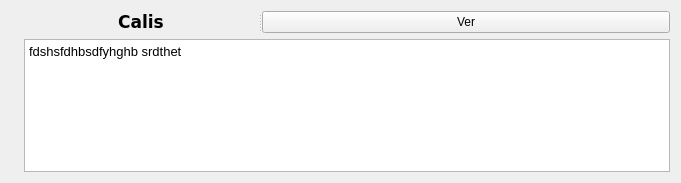
<?xml version="1.0" encoding="UTF-8"?>
<ui version="4.0">
 <class>Lugar</class>
 <widget class="QWidget" name="Lugar">
  <property name="geometry">
   <rect>
    <x>0</x>
    <y>0</y>
    <width>681</width>
    <height>183</height>
   </rect>
  </property>
  <property name="windowTitle">
   <string>Form</string>
  </property>
  <property name="autoFillBackground">
   <bool>false</bool>
  </property>
  <layout class="QFormLayout" name="formLayout">
   <item row="0" column="0">
    <widget class="QLabel" name="label_foto">
     <property name="text">
      <string/>
     </property>
     <property name="pixmap">
      <pixmap>../Pictures/mad.png</pixmap>
     </property>
    </widget>
   </item>
   <item row="0" column="1">
    <layout class="QVBoxLayout" name="verticalLayout">
     <item>
      <widget class="QSplitter" name="splitter">
       <property name="orientation">
        <enum>Qt::Horizontal</enum>
       </property>
       <widget class="QLabel" name="label_nombre">
        <property name="font">
         <font>
          <family>DejaVu Sans</family>
          <pointsize>13</pointsize>
          <weight>75</weight>
          <bold>true</bold>
         </font>
        </property>
        <property name="text">
         <string>Calis</string>
        </property>
        <property name="alignment">
         <set>Qt::AlignCenter</set>
        </property>
       </widget>
       <widget class="QPushButton" name="pushButton_ver">
        <property name="text">
         <string>Ver</string>
        </property>
       </widget>
      </widget>
     </item>
     <item>
      <widget class="QTextBrowser" name="textBrowser_descripcion">
       <property name="styleSheet">
        <string notr="true">font: 75 12pt &quot;Gargi&quot;;</string>
       </property>
       <property name="html">
        <string>&lt;!DOCTYPE HTML PUBLIC &quot;-//W3C//DTD HTML 4.0//EN&quot; &quot;http://www.w3.org/TR/REC-html40/strict.dtd&quot;&gt;
&lt;html&gt;&lt;head&gt;&lt;meta name=&quot;qrichtext&quot; content=&quot;1&quot; /&gt;&lt;style type=&quot;text/css&quot;&gt;
p, li { white-space: pre-wrap; }
&lt;/style&gt;&lt;/head&gt;&lt;body style=&quot; font-family:'Gargi'; font-size:12pt; font-weight:72; font-style:normal;&quot;&gt;
&lt;p style=&quot; margin-top:0px; margin-bottom:0px; margin-left:0px; margin-right:0px; -qt-block-indent:0; text-indent:0px;&quot;&gt;&lt;span style=&quot; font-family:'DejaVu Sans, '; font-size:10pt; font-weight:400;&quot;&gt;fdshsfdhbsdfyhghb srdthet&lt;/span&gt;&lt;/p&gt;&lt;/body&gt;&lt;/html&gt;</string>
       </property>
      </widget>
     </item>
    </layout>
   </item>
  </layout>
 </widget>
 <resources/>
 <connections/>
</ui>
